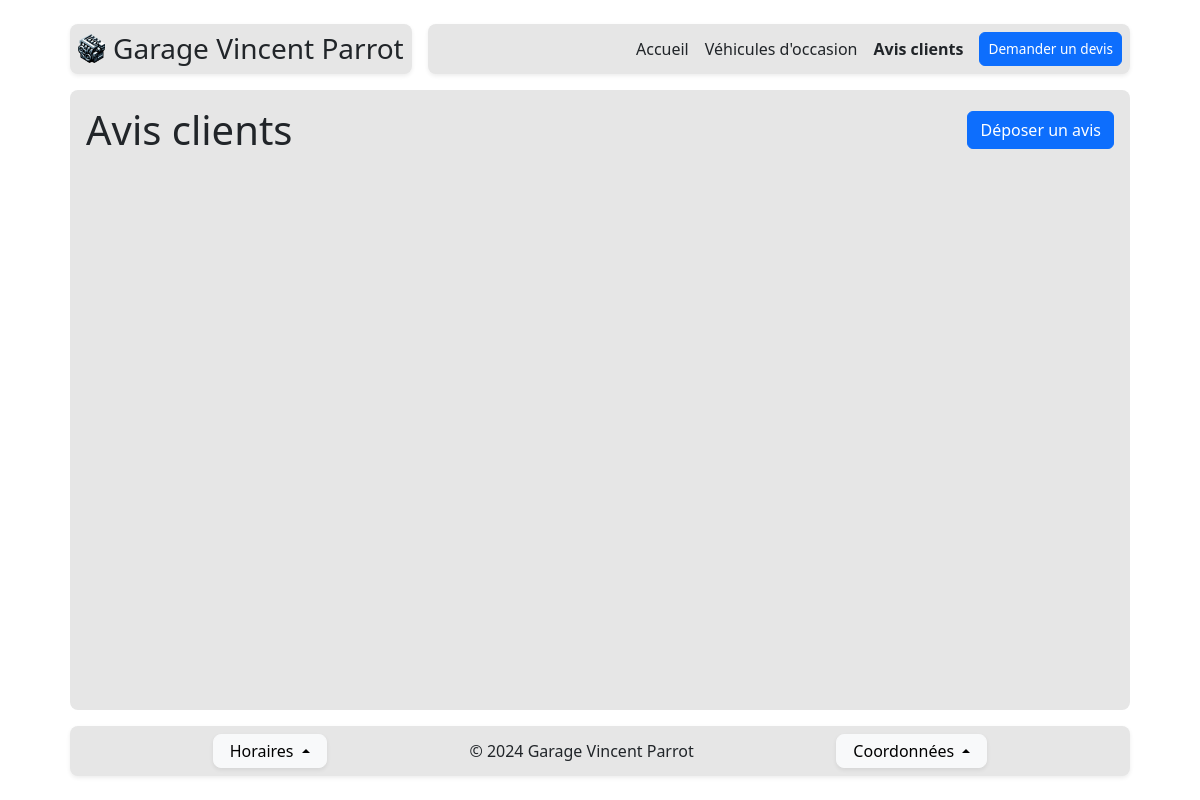
Page /index.php?p=review on the earlier database version.
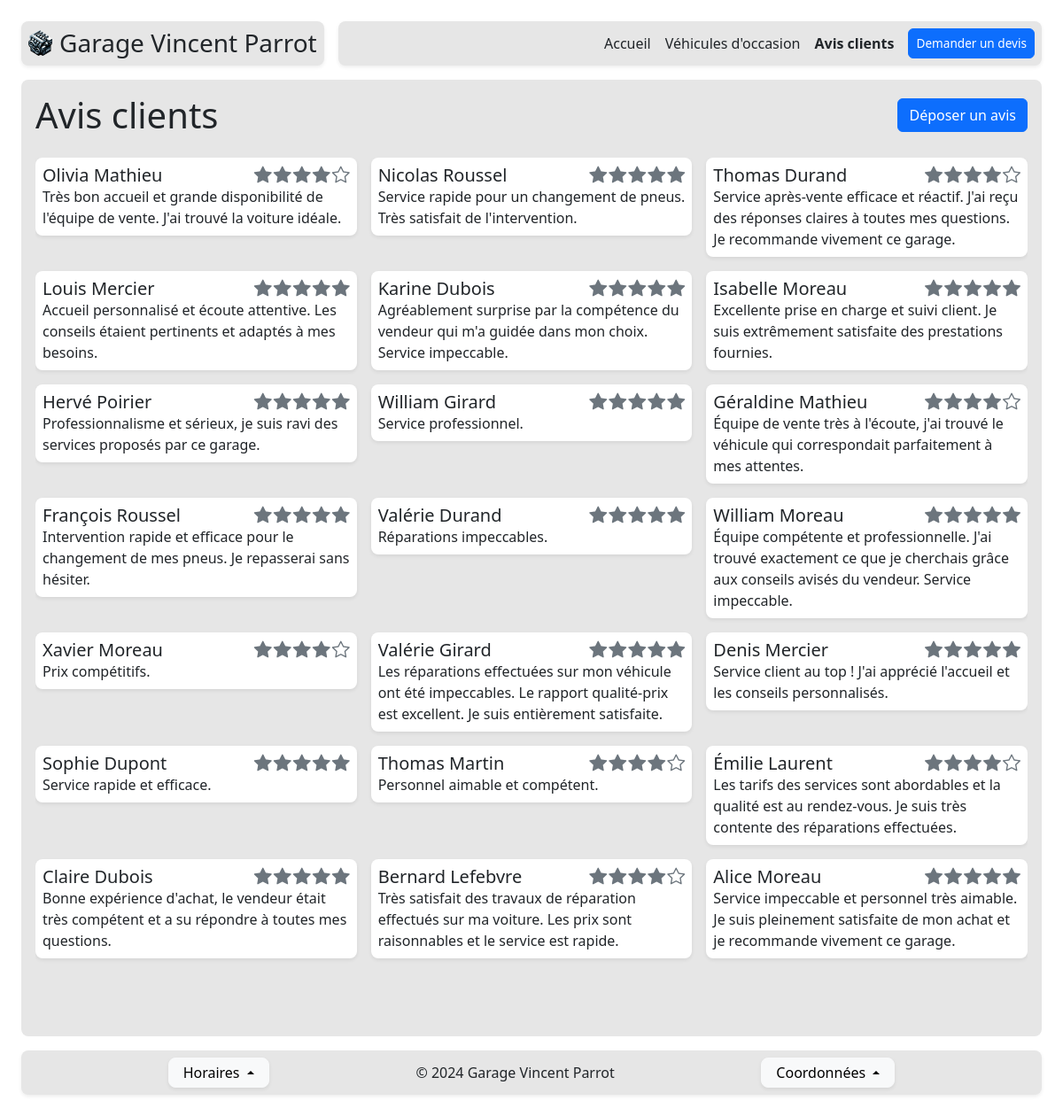
Same page on the later database version.
### tables this page shows
CREATE TABLE `customer_review` (
    `id` int NOT NULL AUTO_INCREMENT PRIMARY KEY,
    `full_name` varchar(100) NOT NULL,
    `review` varchar(3000) NOT NULL,
    `rating` int NOT NULL CHECK(`rating` BETWEEN 0 AND 5),
    `approved` ENUM('APPROVED', 'PENDING', 'DENIED') NOT NULL DEFAULT 'PENDING'
);

### includes/App.php (called while the page is built, shortened)
<?php
class App {
    public static function getTemplate($template, $tplVarList = []) {
        require_once("view/$template.php");
    }
}

### controller/review.php (called while the page is built, shortened)
<?php
$title = "Avis clients";
$scheduleList = Schedule::getAll();
require_once('model/CustomerReview.php');
$reviewList = CustomerReview::getAllApproved();
$sendConfirmation = false;
$tplVarList = [];
$tplVarList["title"] = $title;
$tplVarList["page"] = $page;
$tplVarList["reviewList"] = $reviewList;
$tplVarList["sendConfirmation"] = $sendConfirmation;
$tplVarList["scheduleList"] = $scheduleList;
App::getTemplate("review", $tplVarList);

### index.php (called while the page is built, shortened)
<?php
$returnJson = false;
try {
    require_once("includes/App.php");
    require_once("includes/Database.php");
    if (array_key_exists("p", $_GET)) {
        $page = $_GET["p"];
    } else if (array_key_exists("a", $_GET)) {
        $page = $_GET["a"];
        header('Content-Type: application/json');
        $returnJson = true;
    } else {
        $page = "home";
    }
    $controllerPath = "controller/$page.php";
    if (file_exists($controllerPath)) {
        require_once($controllerPath);
    } else {
        throw new Exception("Error 404: given controller '$page' is not found");
    }
} catch (\Throwable $th) {
    ob_end_clean();
    if ($returnJson) {
        echo json_encode([
            "success" => false,
            "msg" => ENVIRONMENT === "DEV" ? $th->getMessage() : null,
            "data" => null,
        ]);
    } else {
        require_once("controller/error.php");
    }
}

### includes/Database.php (called while the page is built, shortened)
<?php
class Database
{
    private static $pdo;
    private static function init()
    {
        $database_dsn = 'mysql:host=localhost;dbname=garage-vincent-parrot-db';
        $database_user = 'garage-vincent-parrot-user';
        $database_password = 'garage-vincent-parrot-password';
        try {
            self::$pdo = new PDO($database_dsn, $database_user, $database_password);
            self::$pdo->setAttribute(PDO::ATTR_ERRMODE, PDO::ERRMODE_EXCEPTION);
        } catch (PDOException $e) {
            echo "Erreur de connexion : " . $e->getMessage();
            exit;
        }
    }
    public static function query($sql, $bindList = [])
    {
        $stmt = self::$pdo->prepare($sql);
        $stmt->execute();
        if ($stmt->rowCount() > 0) {
            $data = $stmt->fetchAll(PDO::FETCH_ASSOC);
            return $data;
        } else {
            return null;
        }
    }
}

### model/CustomerReview.php (called while the page is built, shortened)
<?php
class CustomerReview
{
    public function __construct($id, $fullName, $review, $rating, $approved)
    {
        $this->fullName = $fullName;
        $this->review = $review;
        $this->rating = $rating;
    }
    public static function getAllApproved()
    {
        $data = Database::query("SELECT * FROM customer_review WHERE approved = 'APPROVED' ORDER BY id DESC;");
        $instanceList = [];
        foreach ($data as $value) {
            $instanceList[] = new self(
                $value["id"],
                $value["full_name"],
                $value["review"],
                $value["rating"],
                $value["approved"],
            );
        }
        return $instanceList;
    }
}

### view/review.php (the view, shortened to what this page needs)
<main class="w-100 flex-1 d-flex flex-column gap-3 overflow-hidden w-100 bg-150 rounded-3 p-3">
    <div class="accordion">
        <div class="accordion-item" style="background-color: transparent; border: none;">
            <div class="accordion-header d-flex justify-content-between align-items-center mb-2">
                <h1 class="mb-0"><?= $title ?></h1>
                <button class="btn btn-primary <?php if ($sendConfirmation) echo "d-none" ?>" type="button" data-bs-toggle="collapse" data-bs-target="#collapseBody">Déposer un avis</button>
            </div>
        </div>
    </div>
    <div class="flex-1 overflow-x-hidden overflow-y-auto">
        <div class="row g-3" data-masonry='{"percentPosition": true }'>
            <?php foreach ($reviewList as $review) : ?>
                <div class="col-md-6 col-lg-4">
                    <div class="bg-white rounded-3 shadow-sm p-2">
                        <div class="d-flex justify-content-between align-items-baseline">
                            <h5 class="mb-0"><?= $review->fullName ?></h5>
                            <h5 class="mb-0 d-flex flex-row align-items-center" style="gap: 2px;">
                                <?php for ($i = 0; $i < $review->rating; $i++) : ?>
                                    <i class="bi bi-star-fill" style="color: var(--bs-gray)"></i>
                                <?php endfor; ?>
                                <?php for ($i = 0; $i < (5 - $review->rating); $i++) : ?>
                                    <i class="bi bi-star" style="color: var(--bs-gray)"></i>
                                <?php endfor; ?>
                            </h5>
                        </div>
                        <p class="mb-0"><?= $review->review ?></p>
                    </div>
                </div>
            <?php endforeach; ?>
        </div>
    </div>
</main>

Differences in the rows shown:
added customer_review: full_name "Olivia Mathieu", rating 4 (drawn), review "Très bon accueil et grande disponibilité de l'équipe de vente. J'ai trouvé la voiture idéale."
added customer_review: full_name "Nicolas Roussel", rating 5 (drawn), review "Service rapide pour un changement de pneus. Très satisfait de l'intervention."
added customer_review: full_name "Thomas Durand", rating 4 (drawn), review "Service après-vente efficace et réactif. J'ai reçu des réponses claires à toutes mes questions. Je recommande vivement ce garage."
added customer_review: full_name "Louis Mercier", rating 5 (drawn), review "Accueil personnalisé et écoute attentive. Les conseils étaient pertinents et adaptés à mes besoins."
added customer_review: full_name "Karine Dubois", rating 5 (drawn), review "Agréablement surprise par la compétence du vendeur qui m'a guidée dans mon choix. Service impeccable."
added customer_review: full_name "Isabelle Moreau", rating 5 (drawn), review "Excellente prise en charge et suivi client. Je suis extrêmement satisfaite des prestations fournies."
added customer_review: full_name "Hervé Poirier", rating 5 (drawn), review "Professionnalisme et sérieux, je suis ravi des services proposés par ce garage."
added customer_review: full_name "William Girard", rating 5 (drawn), review "Service professionnel."
added customer_review: full_name "Géraldine Mathieu", rating 4 (drawn), review "Équipe de vente très à l'écoute, j'ai trouvé le véhicule qui correspondait parfaitement à mes attentes."
added customer_review: full_name "François Roussel", rating 5 (drawn), review "Intervention rapide et efficace pour le changement de mes pneus. Je repasserai sans hésiter."
added customer_review: full_name "Valérie Durand", rating 5 (drawn), review "Réparations impeccables."
added customer_review: full_name "William Moreau", rating 5 (drawn), review "Équipe compétente et professionnelle. J'ai trouvé exactement ce que je cherchais grâce aux conseils avisés du vendeur. Service impeccable."
added customer_review: full_name "Xavier Moreau", rating 4 (drawn), review "Prix compétitifs."
added customer_review: full_name "Valérie Girard", rating 5 (drawn), review "Les réparations effectuées sur mon véhicule ont été impeccables. Le rapport qualité-prix est excellent. Je suis entièrement satisfaite."
added customer_review: full_name "Denis Mercier", rating 5 (drawn), review "Service client au top ! J'ai apprécié l'accueil et les conseils personnalisés."
added customer_review: full_name "Sophie Dupont", rating 5 (drawn), review "Service rapide et efficace."
added customer_review: full_name "Thomas Martin", rating 4 (drawn), review "Personnel aimable et compétent."
added customer_review: full_name "Émilie Laurent", rating 4 (drawn), review "Les tarifs des services sont abordables et la qualité est au rendez-vous. Je suis très contente des réparations effectuées."
added customer_review: full_name "Claire Dubois", rating 5 (drawn), review "Bonne expérience d'achat, le vendeur était très compétent et a su répondre à toutes mes questions."
added customer_review: full_name "Bernard Lefebvre", rating 4 (drawn), review "Très satisfait des travaux de réparation effectués sur ma voiture. Les prix sont raisonnables et le service est rapide."
added customer_review: full_name "Alice Moreau", rating 5 (drawn), review "Service impeccable et personnel très aimable. Je suis pleinement satisfaite de mon achat et je recommande vivement ce garage."
